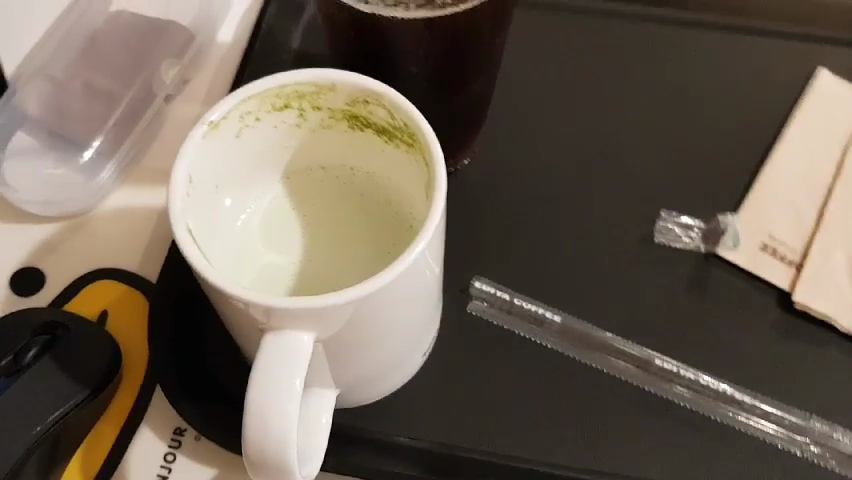
#> input picture img_similarity/image/train/img103.png, 852 x 480 px, given in place of t_img_1.jpeg, which was not available
$ jupyter execute --allow-errors 'Feature matching_Homograpy.ipynb'   (older library calls are emulated)
#> lines starting #> are read from the running program, lines starting #| are printed output that depends on the picture
[cell 1]
#Opencv Python - Similarity score from Feature matching + Homograpy
#https://answers.opencv.org/question/60350/opencv-python-similarity-score-from-feature-matching-homograpy/
#Homography : http://www.gisdeveloper.co.kr/?p=6832
#입력 데이터를 비슷한 크기로 가져야 한다, 아니라면 너무 많은 특징이 검출될 수 있다

import cv2
import numpy as np
import os

[cell 2]
def feature_matcher(query_image, image_folder):

#> called with query_image = './image/test/t_img_1.jpeg', image_folder = '/image/train'
    min_match_count = 10

    img1 = cv2.imread(query_image, 0)
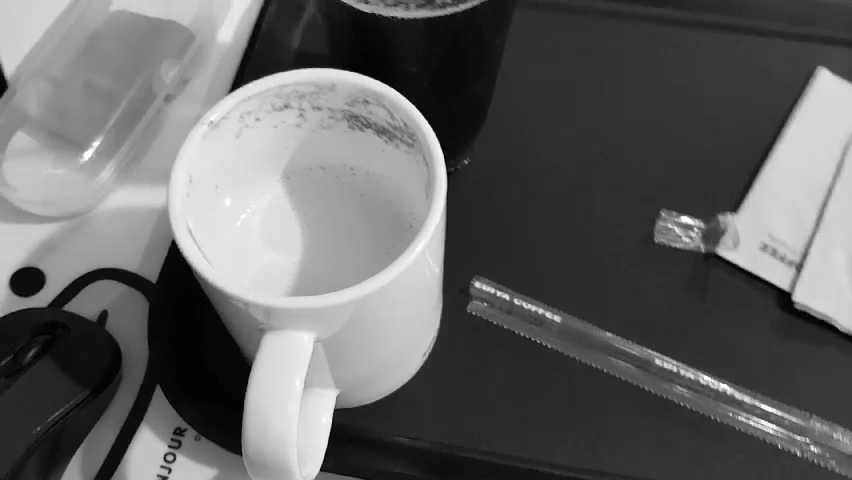
#> img1: shape (480, 852); min 0, max 255, mean 99.7
    surf = cv2.xfeatures2d.SURF_create(800)
    kp1, des1 = surf.detectAndCompute(img1, None)

    bf = cv2.BFMatcher(cv2.NORM_L2)

    path_files = os.getcwd()
    all_files = next(os.walk('.'+image_folder))[2]
#    print(path_files + all_files[0])

    good_matches = []
    match_max = -1
    match_img = ''

    cnt = 0

    for file_name_temp in all_files:
        cnt += 1;
        print(cnt/len(all_files)*100.0,'%')
        try:
            train_image = path_files + image_folder + '/' + file_name_temp
# [8 lines of commented-out code are left out]

            dst = cv2.imread(train_image, 0)
            img2 = cv2.resize(dst, dsize=(img1.shape[1], img1.shape[0]), interpolation=cv2.INTER_AREA)

            surf = cv2.xfeatures2d.SURF_create(800)
            kp2, des2 = surf.detectAndCompute(img2, None)

#             print(1)
            matches = bf.knnMatch(des1, des2, k=2)

#             print(2)
            good = []
            for m, n in matches:
                if m.distance < 0.7*n.distance:
                    good.append(m)

#             print(3)
            if len(good) > min_match_count:

                src_pts = np.float32([kp1[m.queryIdx].pt for m in good]).reshape(-1,1,2)
                dst_pts = np.float32([kp2[m.trainIdx].pt for m in good]).reshape(-1,1,2)

#                 print(4)
                M, mask = cv2.findHomography(src_pts, dst_pts, cv2.RANSAC, 5.0)

#                 print(5)
                matchesMask = mask.ravel().tolist()

#                 print(6)
                h, w = img1.shape
                pts = np.float32([[0, 0], [0, h-1], [w-1, h-1], [w-1, 0]]).reshape(-1,1,2)
                dst = cv2.perspectiveTransform(pts, M)

# [9 lines of commented-out code are left out]
                good_matches.append(len(good))

#                 print("-" * 2, file_name_temp)
#                 print("number of good matches", len(good))

                #Get max matches img, len(good)
                if match_max < len(good):
                    match_max = len(good)
                    match_img = file_name_temp

# [5 lines of commented-out code are left out]
                print()
#                 print(9)

        except Exception as ex: # 에러 종류
            print('에러가 발생 했습니다', ex)

    print(good_matches)
    print(max(good_matches))
    print(min(good_matches))
#     print(match_max)
    print(match_img)
#     print(good_matches.index(max(good_matches)))
#     print(all_files[good_matches.index(max(good_matches))+1])
    print(1.0 * sum(good_matches) / len(good_matches))
    featureMatching(query_image, path_files + image_folder + '/' + match_img)


$ run again, on img_similarity/image/train/img229.png
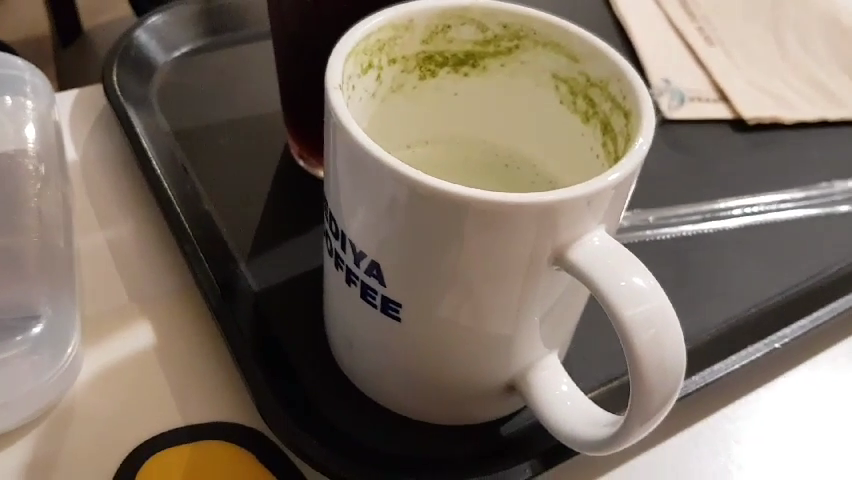
#> input picture img_similarity/image/train/img229.png, 852 x 480 px, given in place of t_img_1.jpeg, which was not available
#> in feature_matcher, `img1 = cv2.imread(query_image, 0)`:
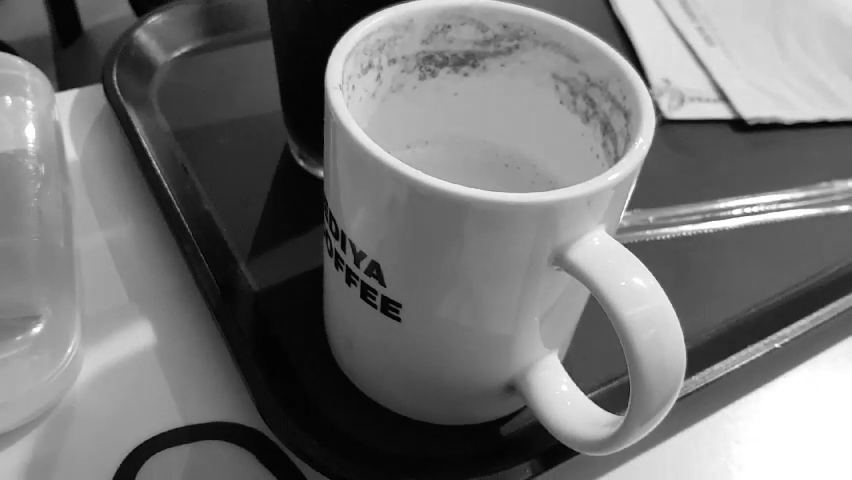
#> img1: shape (480, 852); min 0, max 255, mean 116.1

$ run again, on img_similarity/image/train/img286.png
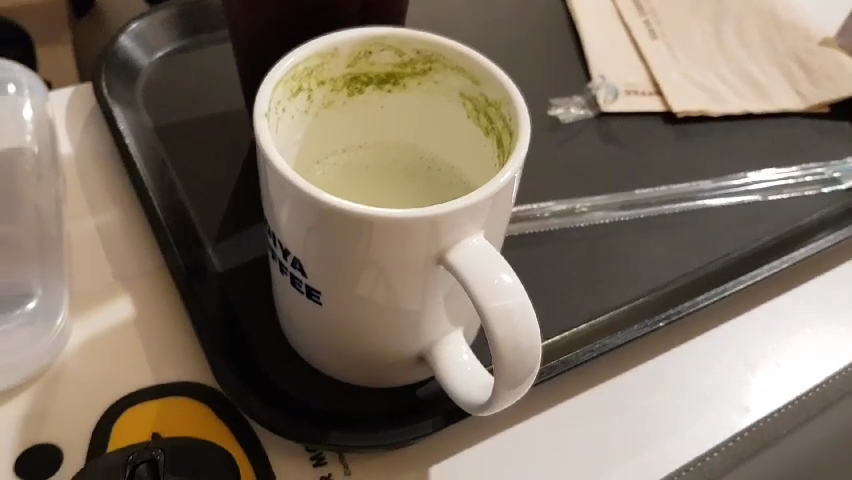
#> input picture img_similarity/image/train/img286.png, 852 x 480 px, given in place of t_img_1.jpeg, which was not available
#> in feature_matcher, `img1 = cv2.imread(query_image, 0)`:
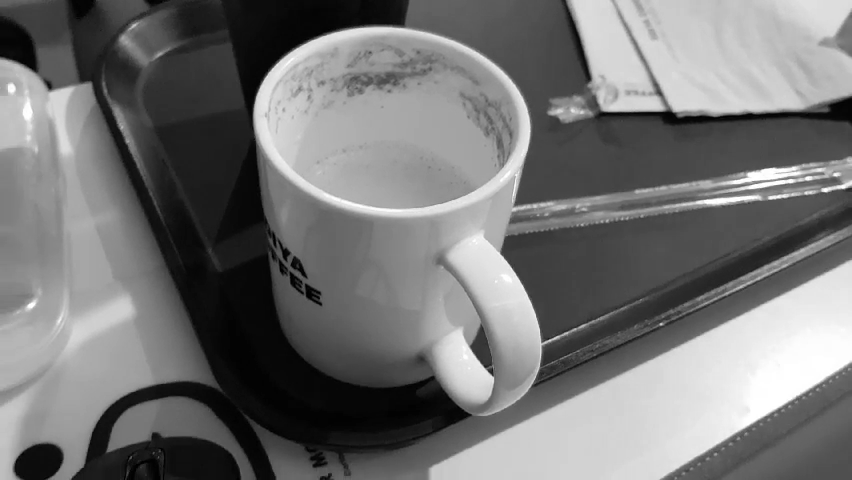
#> img1: shape (480, 852); min 0, max 255, mean 116.3
